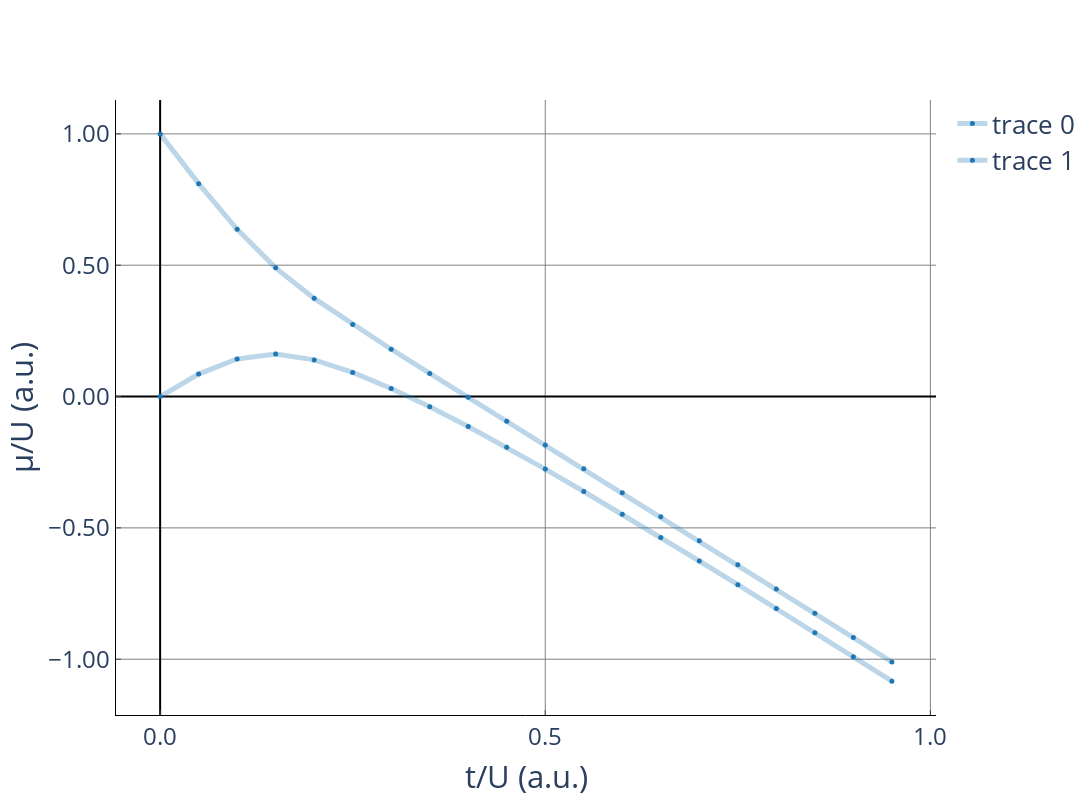

This figure's notebook cell:
### Code cell
plot(mott_lobe_1)

### Figure 1 — Plotly figure (JSON) as saved in the notebook; plotly's stock layout.template omitted (floating-point values rounded to 4 significant figures)
{"data": [{"line": {"color": "rgba(31, 119, 180, 0.3)", "width": 5}, "marker": {"color": "rgba(31, 119, 180, 1)", "size": 5}, "mode": "markers+lines", "type": "scatter", "x": [0, 0.05, 0.1, 0.15, 0.2, 0.25, 0.3, 0.35, 0.4, 0.45, 0.5, 0.55, 0.6, 0.65, 0.7, 0.75, 0.8, 0.85, 0.9, 0.95], "y": [1, 0.8106, 0.6366, 0.49, 0.3738, 0.2742, 0.1801, 0.0881, -0.003039, -0.09376, -0.1844, -0.2751, -0.366, -0.4572, -0.5487, -0.6405, -0.7326, -0.825, -0.9176, -1.011]}, {"line": {"color": "rgba(31, 119, 180, 0.3)", "width": 5}, "marker": {"color": "rgba(31, 119, 180, 1)", "size": 5}, "mode": "markers+lines", "type": "scatter", "x": [0, 0.05, 0.1, 0.15, 0.2, 0.25, 0.3, 0.35, 0.4, 0.45, 0.5, 0.55, 0.6, 0.65, 0.7, 0.75, 0.8, 0.85, 0.9, 0.95], "y": [0, 0.08539, 0.143, 0.1618, 0.1396, 0.0918, 0.0308, -0.03851, -0.1138, -0.1934, -0.2762, -0.3614, -0.4483, -0.5367, -0.6261, -0.7163, -0.8073, -0.8989, -0.9909, -1.083]}], "layout": {"font": {"size": 26}, "height": 800, "paper_bgcolor": "rgba(0,0,0,0)", "plot_bgcolor": "rgba(0,0,0,0)", "width": 1200, "xaxis": {"gridcolor": "gray", "linecolor": "black", "nticks": 5, "showgrid": true, "tickfont": {"size": 24}, "tickformat": ".1f", "ticks": "inside", "title": {"text": "t/U (a.u.)"}, "zeroline": true, "zerolinecolor": "black"}, "yaxis": {"gridcolor": "gray", "linecolor": "black", "showgrid": true, "tickfont": {"size": 24}, "tickformat": ".2f", "ticks": "inside", "title": {"text": "μ/U (a.u.)"}, "zeroline": true, "zerolinecolor": "black"}}}
